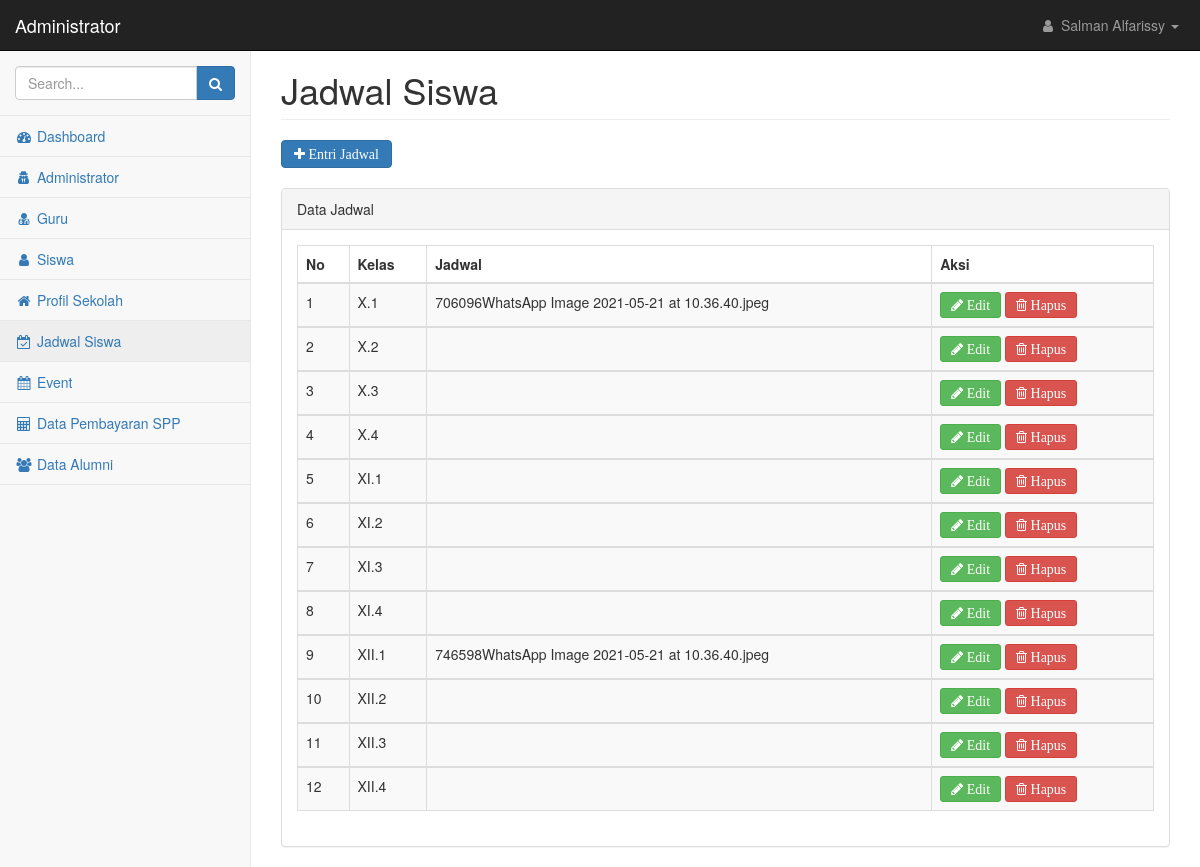
Screenshot of /admin/index.php?page=jadwal&id_adm=1 with the database file from the repository.
### tables this page shows
CREATE TABLE `kelas` (
  `kelas` varchar(50) NOT NULL,
  `jadwal` text NOT NULL
);

### admin/jadwal.php (the view, shortened to what this page needs)
<div class="row">
    <div class="col-lg-12">
        <h1 class="page-header">Jadwal Siswa</h1>
    </div>
</div>
<?php
include("../koneksi.php");
$aksi=isset($_GET['aksi']) ? $_GET['aksi'] : 'list';
switch ($aksi){
    case 'list';
?>
<div>
    <a href=?page=jadwal&aksi=entri&id_adm=<?php echo $_GET['id_adm'] ?> class="btn btn-primary fa fa-plus"> Entri Jadwal </a>
</div>
<br/>
<div class="row">
    <div class="col-lg-12">
        <div class="panel panel-default">
            <div class="panel-heading">
               Data Jadwal
            </div>
            <div class="panel-body">
                <div class="table-responsive">
                    <table class="table table-striped table-bordered table-hover" id="dataTables-example">
                        <thead>
                            <tr>
                                <th>No</th>
                                <th>Kelas</th>
                                <th>Jadwal</th>
                                <th>Aksi</th>
                            </tr>
                        </thead>
                        <?php
                        $no=1;
                        $tampil=mysqli_query($koneksi,"SELECT * FROM kelas order by kelas");
                        while ($data=mysqli_fetch_array($tampil)) {
                        ?>
                        <tbody>
                            <tr class="odd gradeX">
                                <td><?php echo $no?></td>
                                <td><?php echo $data['kelas']?></td>
                                <td><?php echo $data['jadwal']?></td>
                                <td><a href=?page=jadwal&aksi=edit&id_adm=<?php echo $_GET['id_adm'] ?>&kelas=<?php echo $data['kelas']; ?> class="btn btn-success btn-sm fa fa-pencil"> Edit</a>
			                        <a href="aksi_jadwal.php?page=jadwal&id_adm=<?php echo $_GET['id_adm'] ?>&proses=hapus&kelas=<?php echo $data['kelas']; ?>"
				                    onclick="return confirm('Yakin akan menghapus data ?');" class="btn btn-danger btn-sm fa fa-trash-o"> Hapus</td>
                            </tr>
                            <?php
                            $no++;
                        }
                            ?>
                        </tbody>
                    </table>
                    <?php
                        break;
                    ?>
                    <?php
                    }
                    ?>
                </div>
            </div>
        </div>
    </div>
</div>

### admin/index.php (shortened to what this page needs)
<!DOCTYPE html>
<html lang="en">
    <head>
        <link href="../scss/bootstrap.min.css" rel="stylesheet">
        <link href="../scss/metisMenu.min.css" rel="stylesheet">
        <link href="../css/dataTables/dataTables.bootstrap.css" rel="stylesheet">
        <link href="../css/dataTables/dataTables.responsive.css" rel="stylesheet">
        <link href="../scss/timeline.css" rel="stylesheet">
        <link href="../scss/startmin.css" rel="stylesheet">
        <link href="../scss/morris.css" rel="stylesheet">
        <link href="../scss/font-awesome.min.css" rel="stylesheet" type="text/css">
    </head>
    <body>
        <div id="wrapper">
            <nav class="navbar navbar-inverse navbar-fixed-top" role="navigation">
                <div class="navbar-header">
                    <a class="navbar-brand" href="index.php">Administrator</a>
                </div>
                <ul class="nav navbar-right navbar-top-links">
                    <li class="dropdown">
                        <a class="dropdown-toggle" data-toggle="dropdown" href="#">
                        <?php
                        include("../koneksi.php");
                        $query=mysqli_query($koneksi,"SELECT * FROM administrator WHERE id_adm=$_GET[id_adm]");
                        $data=mysqli_fetch_array($query);
                        ?>
                            <i class="fa fa-user fa-fw"></i> <?php echo $data['nama_ad']; ?> <b class="caret"></b>
                        </a>
                    </li>
                </ul>
                <div class="navbar-default sidebar" role="navigation">
                    <div class="sidebar-nav navbar-collapse">
                        <ul class="nav" id="side-menu">
                            <li class="sidebar-search">
                                <div class="input-group custom-search-form">
                                    <input type="text" class="form-control" placeholder="Search...">
                                    <span class="input-group-btn">
                                        <button class="btn btn-primary" type="button">
                                            <i class="fa fa-search"></i>
                                        </button>
                                </span>
                                </div>
                            </li>
                            <li>
                                <a <?php if ($_GET["page"]=="home"){echo 'class="active"'; }?> href="?page=home&id_adm=<?php echo $_GET['id_adm']?>" ><i class="fa fa-dashboard fa-fw"></i> Dashboard</a>
                            </li>
                            <li>
                                <a <?php if ($_GET["page"]=="administrator"){echo 'class="active"'; }?> href="?page=administrator&id_adm=<?php echo $_GET['id_adm']?>"><i class="fa fa-user-secret fa-fw"></i> Administrator </a>
                            </li>
                            <li>
                                <a <?php if ($_GET["page"]=="guru"){echo 'class="active"'; }?> href="?page=guru&id_adm=<?php echo $_GET['id_adm']?>"><i class="fa fa-user-md fa-fw"></i> Guru </a>
                            </li>
                            <li>
                                <a <?php if ($_GET["page"]=="siswa"){echo 'class="active"'; }?> href="?page=siswa&id_adm=<?php echo $_GET['id_adm']?>"><i class="fa fa-user fa-fw"></i> Siswa </a>
                            </li>
                            <li>
                                <a <?php if ($_GET["page"]=="profil"){echo 'class="active"'; }?> href="?page=profil&id_adm=<?php echo $_GET['id_adm']?>"><i class="fa fa-home fa-fw"></i> Profil Sekolah </a>
                            </li>
                            <li>
                                <a <?php if ($_GET["page"]=="jadwal"){echo 'class="active"'; }?> href="?page=jadwal&id_adm=<?php echo $_GET['id_adm']?>"><i class="fa fa-calendar-check-o fa-fw"></i> Jadwal Siswa </a>
                            </li>
                            <li>
                                <a <?php if ($_GET["page"]=="event"){echo 'class="active"'; }?> href="?page=event&id_adm=<?php echo $_GET['id_adm']?>"><i class="fa fa-calendar fa-fw"></i> Event </a>
                            </li>
                            <li>
                                <a <?php if ($_GET["page"]=="data_spp"){echo 'class="active"'; }?> href="?page=data_spp&id_adm=<?php echo $_GET['id_adm']?>"><i class="fa fa-calculator fa-fw"></i> Data Pembayaran SPP </a>
                            </li>
                            <li>
                                <a <?php if ($_GET["page"]=="alumni"){echo 'class="active"'; }?> href="?page=alumni&id_adm=<?php echo $_GET['id_adm']?>"><i class="fa fa-users fa-fw"></i> Data Alumni </a>
                            </li>
                        </ul>
                    </div>
                </div>
            </nav>
            <div id="page-wrapper">
                <div class="container-fluid">
                    <?php
include_once "main.php";
?>
                </div>
            </div>
        </div>
    </body>
</html>

### scss/startmin.css (style rules this page uses)
body { background-color: #f8f8f8; }
#wrapper { width: 100%; }
#page-wrapper { padding-top: 30px; min-height: 568px; background-color: #fff; }
@media (min-width:768px) { #page-wrapper { position: inherit; margin-left: 250px; padding: 30px 15px 0 15px; border-left: 1px solid #e7e7e7; } }
.navbar-header { float: left; }
.navbar-right { text-align: right; }
.navbar-top-links { margin: 0; }
.navbar-top-links li { display: inline-block; }
.navbar-top-links li:last-child { margin-right: 6px; }
.navbar-top-links li a { padding: 15px; min-height: 50px; }
.navbar-top-links>li>a { color: #999; }
.sidebar .sidebar-nav.navbar-collapse { padding-right: 0; padding-left: 0; }
.sidebar .sidebar-search { padding: 15px; }
.sidebar ul li { border-bottom: 1px solid #e7e7e7; }
.sidebar ul li a.active { background-color: #eee; }
@media (min-width:768px) { .sidebar { z-index: 1; position: absolute; width: 250px; margin-top: 51px; } }

### rows the page displays
kelas: kelas "X.1", jadwal "706096WhatsApp Image 2021-05-21 at 10.36.40.jpeg"
kelas: kelas "X.2"
kelas: kelas "X.3"
kelas: kelas "X.4"
kelas: kelas "XI.1"
kelas: kelas "XI.2"
kelas: kelas "XI.3"
kelas: kelas "XI.4"
kelas: kelas "XII.1", jadwal "746598WhatsApp Image 2021-05-21 at 10.36.40.jpeg"
kelas: kelas "XII.2"
kelas: kelas "XII.3"
kelas: kelas "XII.4"

### other values shown
$data['nama_ad'] "Salman Alfarissy"
